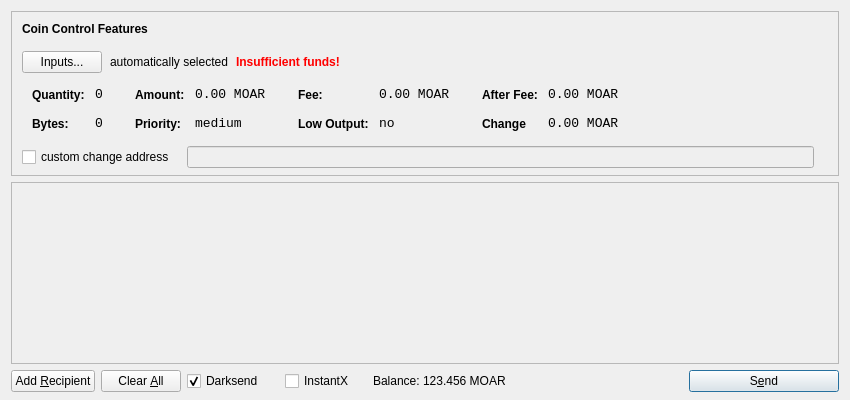
<?xml version="1.0" encoding="UTF-8"?>
<ui version="4.0">
 <class>SendCoinsDialog</class>
 <widget class="QDialog" name="SendCoinsDialog">
  <property name="geometry">
   <rect>
    <x>0</x>
    <y>0</y>
    <width>850</width>
    <height>400</height>
   </rect>
  </property>
  <property name="windowTitle">
   <string>Send Coins</string>
  </property>
  <layout class="QVBoxLayout" name="verticalLayout" stretch="0,1,0">
   <property name="bottomMargin">
    <number>8</number>
   </property>
   <item>
    <widget class="QFrame" name="frameCoinControl">
     <property name="sizePolicy">
      <sizepolicy hsizetype="Expanding" vsizetype="Expanding">
       <horstretch>0</horstretch>
       <verstretch>0</verstretch>
      </sizepolicy>
     </property>
     <property name="maximumSize">
      <size>
       <width>16777215</width>
       <height>16777215</height>
      </size>
     </property>
     <property name="frameShape">
      <enum>QFrame::StyledPanel</enum>
     </property>
     <property name="frameShadow">
      <enum>QFrame::Sunken</enum>
     </property>
     <layout class="QVBoxLayout" name="verticalLayoutCoinControl2">
      <property name="spacing">
       <number>-1</number>
      </property>
      <property name="leftMargin">
       <number>0</number>
      </property>
      <property name="topMargin">
       <number>0</number>
      </property>
      <property name="rightMargin">
       <number>0</number>
      </property>
      <property name="bottomMargin">
       <number>6</number>
      </property>
      <item>
       <layout class="QVBoxLayout" name="verticalLayoutCoinControl" stretch="0,0,0,0,1">
        <property name="spacing">
         <number>0</number>
        </property>
        <property name="leftMargin">
         <number>10</number>
        </property>
        <property name="topMargin">
         <number>10</number>
        </property>
        <item>
         <layout class="QHBoxLayout" name="horizontalLayoutCoinControl1">
          <property name="bottomMargin">
           <number>15</number>
          </property>
          <item>
           <widget class="QLabel" name="labelCoinControlFeatures">
            <property name="sizePolicy">
             <sizepolicy hsizetype="Preferred" vsizetype="Maximum">
              <horstretch>0</horstretch>
              <verstretch>0</verstretch>
             </sizepolicy>
            </property>
            <property name="font">
             <font>
              <weight>75</weight>
              <bold>true</bold>
             </font>
            </property>
            <property name="styleSheet">
             <string notr="true">font-weight:bold;</string>
            </property>
            <property name="text">
             <string>Coin Control Features</string>
            </property>
           </widget>
          </item>
         </layout>
        </item>
        <item>
         <layout class="QHBoxLayout" name="horizontalLayoutCoinControl2" stretch="0,0,0,0">
          <property name="spacing">
           <number>8</number>
          </property>
          <property name="bottomMargin">
           <number>10</number>
          </property>
          <item>
           <widget class="QPushButton" name="pushButtonCoinControl">
            <property name="styleSheet">
             <string notr="true"/>
            </property>
            <property name="text">
             <string>Inputs...</string>
            </property>
           </widget>
          </item>
          <item>
           <widget class="QLabel" name="labelCoinControlAutomaticallySelected">
            <property name="text">
             <string>automatically selected</string>
            </property>
            <property name="margin">
             <number>5</number>
            </property>
           </widget>
          </item>
          <item>
           <widget class="QLabel" name="labelCoinControlInsuffFunds">
            <property name="font">
             <font>
              <weight>75</weight>
              <bold>true</bold>
             </font>
            </property>
            <property name="styleSheet">
             <string notr="true">color:red;font-weight:bold;</string>
            </property>
            <property name="text">
             <string>Insufficient funds!</string>
            </property>
            <property name="margin">
             <number>5</number>
            </property>
           </widget>
          </item>
          <item>
           <spacer name="horizontalSpacerCoinControl">
            <property name="orientation">
             <enum>Qt::Horizontal</enum>
            </property>
            <property name="sizeHint" stdset="0">
             <size>
              <width>40</width>
              <height>1</height>
             </size>
            </property>
           </spacer>
          </item>
         </layout>
        </item>
        <item>
         <widget class="QWidget" name="widgetCoinControl" native="true">
          <property name="sizePolicy">
           <sizepolicy hsizetype="Preferred" vsizetype="Preferred">
            <horstretch>0</horstretch>
            <verstretch>0</verstretch>
           </sizepolicy>
          </property>
          <property name="minimumSize">
           <size>
            <width>0</width>
            <height>0</height>
           </size>
          </property>
          <property name="styleSheet">
           <string notr="true"/>
          </property>
          <layout class="QHBoxLayout" name="horizontalLayoutCoinControl5">
           <property name="margin">
            <number>0</number>
           </property>
           <item>
            <layout class="QHBoxLayout" name="horizontalLayoutCoinControl3" stretch="0,0,0,1">
             <property name="spacing">
              <number>20</number>
             </property>
             <property name="topMargin">
              <number>0</number>
             </property>
             <property name="bottomMargin">
              <number>10</number>
             </property>
             <item>
              <layout class="QFormLayout" name="formLayoutCoinControl1">
               <property name="horizontalSpacing">
                <number>10</number>
               </property>
               <property name="verticalSpacing">
                <number>14</number>
               </property>
               <property name="leftMargin">
                <number>10</number>
               </property>
               <property name="topMargin">
                <number>4</number>
               </property>
               <property name="rightMargin">
                <number>6</number>
               </property>
               <item row="0" column="0">
                <widget class="QLabel" name="labelCoinControlQuantityText">
                 <property name="styleSheet">
                  <string notr="true">font-weight:bold;</string>
                 </property>
                 <property name="text">
                  <string>Quantity:</string>
                 </property>
                 <property name="margin">
                  <number>0</number>
                 </property>
                </widget>
               </item>
               <item row="0" column="1">
                <widget class="QLabel" name="labelCoinControlQuantity">
                 <property name="font">
                  <font>
                   <family>Monospace</family>
                   <pointsize>10</pointsize>
                  </font>
                 </property>
                 <property name="cursor">
                  <cursorShape>IBeamCursor</cursorShape>
                 </property>
                 <property name="contextMenuPolicy">
                  <enum>Qt::ActionsContextMenu</enum>
                 </property>
                 <property name="text">
                  <string>0</string>
                 </property>
                 <property name="margin">
                  <number>0</number>
                 </property>
                 <property name="textInteractionFlags">
                  <set>Qt::LinksAccessibleByMouse|Qt::TextSelectableByKeyboard|Qt::TextSelectableByMouse</set>
                 </property>
                </widget>
               </item>
               <item row="1" column="0">
                <widget class="QLabel" name="labelCoinControlBytesText">
                 <property name="styleSheet">
                  <string notr="true">font-weight:bold;</string>
                 </property>
                 <property name="text">
                  <string>Bytes:</string>
                 </property>
                </widget>
               </item>
               <item row="1" column="1">
                <widget class="QLabel" name="labelCoinControlBytes">
                 <property name="font">
                  <font>
                   <family>Monospace</family>
                   <pointsize>10</pointsize>
                  </font>
                 </property>
                 <property name="cursor">
                  <cursorShape>IBeamCursor</cursorShape>
                 </property>
                 <property name="contextMenuPolicy">
                  <enum>Qt::ActionsContextMenu</enum>
                 </property>
                 <property name="text">
                  <string>0</string>
                 </property>
                 <property name="textInteractionFlags">
                  <set>Qt::LinksAccessibleByMouse|Qt::TextSelectableByKeyboard|Qt::TextSelectableByMouse</set>
                 </property>
                </widget>
               </item>
              </layout>
             </item>
             <item>
              <layout class="QFormLayout" name="formLayoutCoinControl2">
               <property name="horizontalSpacing">
                <number>10</number>
               </property>
               <property name="verticalSpacing">
                <number>14</number>
               </property>
               <property name="leftMargin">
                <number>6</number>
               </property>
               <property name="topMargin">
                <number>4</number>
               </property>
               <property name="rightMargin">
                <number>6</number>
               </property>
               <item row="0" column="0">
                <widget class="QLabel" name="labelCoinControlAmountText">
                 <property name="styleSheet">
                  <string notr="true">font-weight:bold;</string>
                 </property>
                 <property name="text">
                  <string>Amount:</string>
                 </property>
                 <property name="margin">
                  <number>0</number>
                 </property>
                </widget>
               </item>
               <item row="0" column="1">
                <widget class="QLabel" name="labelCoinControlAmount">
                 <property name="font">
                  <font>
                   <family>Monospace</family>
                   <pointsize>10</pointsize>
                  </font>
                 </property>
                 <property name="cursor">
                  <cursorShape>IBeamCursor</cursorShape>
                 </property>
                 <property name="contextMenuPolicy">
                  <enum>Qt::ActionsContextMenu</enum>
                 </property>
                 <property name="text">
                  <string>0.00 MOAR</string>
                 </property>
                 <property name="textInteractionFlags">
                  <set>Qt::LinksAccessibleByMouse|Qt::TextSelectableByKeyboard|Qt::TextSelectableByMouse</set>
                 </property>
                </widget>
               </item>
               <item row="1" column="0">
                <widget class="QLabel" name="labelCoinControlPriorityText">
                 <property name="styleSheet">
                  <string notr="true">font-weight:bold;</string>
                 </property>
                 <property name="text">
                  <string>Priority:</string>
                 </property>
                </widget>
               </item>
               <item row="1" column="1">
                <widget class="QLabel" name="labelCoinControlPriority">
                 <property name="font">
                  <font>
                   <family>Monospace</family>
                   <pointsize>10</pointsize>
                  </font>
                 </property>
                 <property name="cursor">
                  <cursorShape>IBeamCursor</cursorShape>
                 </property>
                 <property name="contextMenuPolicy">
                  <enum>Qt::ActionsContextMenu</enum>
                 </property>
                 <property name="text">
                  <string>medium</string>
                 </property>
                 <property name="textInteractionFlags">
                  <set>Qt::LinksAccessibleByMouse|Qt::TextSelectableByKeyboard|Qt::TextSelectableByMouse</set>
                 </property>
                </widget>
               </item>
              </layout>
             </item>
             <item>
              <layout class="QFormLayout" name="formLayoutCoinControl3">
               <property name="horizontalSpacing">
                <number>10</number>
               </property>
               <property name="verticalSpacing">
                <number>14</number>
               </property>
               <property name="leftMargin">
                <number>6</number>
               </property>
               <property name="topMargin">
                <number>4</number>
               </property>
               <property name="rightMargin">
                <number>6</number>
               </property>
               <item row="0" column="0">
                <widget class="QLabel" name="labelCoinControlFeeText">
                 <property name="styleSheet">
                  <string notr="true">font-weight:bold;</string>
                 </property>
                 <property name="text">
                  <string>Fee:</string>
                 </property>
                 <property name="margin">
                  <number>0</number>
                 </property>
                </widget>
               </item>
               <item row="0" column="1">
                <widget class="QLabel" name="labelCoinControlFee">
                 <property name="font">
                  <font>
                   <family>Monospace</family>
                   <pointsize>10</pointsize>
                  </font>
                 </property>
                 <property name="cursor">
                  <cursorShape>IBeamCursor</cursorShape>
                 </property>
                 <property name="contextMenuPolicy">
                  <enum>Qt::ActionsContextMenu</enum>
                 </property>
                 <property name="text">
                  <string>0.00 MOAR</string>
                 </property>
                 <property name="textInteractionFlags">
                  <set>Qt::LinksAccessibleByMouse|Qt::TextSelectableByKeyboard|Qt::TextSelectableByMouse</set>
                 </property>
                </widget>
               </item>
               <item row="1" column="0">
                <widget class="QLabel" name="labelCoinControlLowOutputText">
                 <property name="styleSheet">
                  <string notr="true">font-weight:bold;</string>
                 </property>
                 <property name="text">
                  <string>Low Output:</string>
                 </property>
                </widget>
               </item>
               <item row="1" column="1">
                <widget class="QLabel" name="labelCoinControlLowOutput">
                 <property name="font">
                  <font>
                   <family>Monospace</family>
                   <pointsize>10</pointsize>
                  </font>
                 </property>
                 <property name="cursor">
                  <cursorShape>IBeamCursor</cursorShape>
                 </property>
                 <property name="contextMenuPolicy">
                  <enum>Qt::ActionsContextMenu</enum>
                 </property>
                 <property name="text">
                  <string>no</string>
                 </property>
                 <property name="textInteractionFlags">
                  <set>Qt::LinksAccessibleByMouse|Qt::TextSelectableByKeyboard|Qt::TextSelectableByMouse</set>
                 </property>
                </widget>
               </item>
              </layout>
             </item>
             <item>
              <layout class="QFormLayout" name="formLayoutCoinControl4">
               <property name="horizontalSpacing">
                <number>10</number>
               </property>
               <property name="verticalSpacing">
                <number>14</number>
               </property>
               <property name="leftMargin">
                <number>6</number>
               </property>
               <property name="topMargin">
                <number>4</number>
               </property>
               <property name="rightMargin">
                <number>6</number>
               </property>
               <item row="0" column="0">
                <widget class="QLabel" name="labelCoinControlAfterFeeText">
                 <property name="styleSheet">
                  <string notr="true">font-weight:bold;</string>
                 </property>
                 <property name="text">
                  <string>After Fee:</string>
                 </property>
                 <property name="margin">
                  <number>0</number>
                 </property>
                </widget>
               </item>
               <item row="0" column="1">
                <widget class="QLabel" name="labelCoinControlAfterFee">
                 <property name="font">
                  <font>
                   <family>Monospace</family>
                   <pointsize>10</pointsize>
                  </font>
                 </property>
                 <property name="cursor">
                  <cursorShape>IBeamCursor</cursorShape>
                 </property>
                 <property name="contextMenuPolicy">
                  <enum>Qt::ActionsContextMenu</enum>
                 </property>
                 <property name="text">
                  <string>0.00 MOAR</string>
                 </property>
                 <property name="textInteractionFlags">
                  <set>Qt::LinksAccessibleByMouse|Qt::TextSelectableByKeyboard|Qt::TextSelectableByMouse</set>
                 </property>
                </widget>
               </item>
               <item row="1" column="0">
                <widget class="QLabel" name="labelCoinControlChangeText">
                 <property name="styleSheet">
                  <string notr="true">font-weight:bold;</string>
                 </property>
                 <property name="text">
                  <string>Change</string>
                 </property>
                </widget>
               </item>
               <item row="1" column="1">
                <widget class="QLabel" name="labelCoinControlChange">
                 <property name="font">
                  <font>
                   <family>Monospace</family>
                   <pointsize>10</pointsize>
                  </font>
                 </property>
                 <property name="cursor">
                  <cursorShape>IBeamCursor</cursorShape>
                 </property>
                 <property name="contextMenuPolicy">
                  <enum>Qt::ActionsContextMenu</enum>
                 </property>
                 <property name="text">
                  <string>0.00 MOAR</string>
                 </property>
                 <property name="textInteractionFlags">
                  <set>Qt::LinksAccessibleByMouse|Qt::TextSelectableByKeyboard|Qt::TextSelectableByMouse</set>
                 </property>
                </widget>
               </item>
              </layout>
             </item>
            </layout>
           </item>
          </layout>
         </widget>
        </item>
        <item>
         <layout class="QHBoxLayout" name="horizontalLayoutCoinControl4" stretch="0,0,0">
          <property name="spacing">
           <number>12</number>
          </property>
          <property name="sizeConstraint">
           <enum>QLayout::SetDefaultConstraint</enum>
          </property>
          <property name="topMargin">
           <number>5</number>
          </property>
          <property name="rightMargin">
           <number>5</number>
          </property>
          <item>
           <widget class="QCheckBox" name="checkBoxCoinControlChange">
            <property name="text">
             <string>custom change address</string>
            </property>
           </widget>
          </item>
          <item>
           <widget class="QLineEdit" name="lineEditCoinControlChange">
            <property name="enabled">
             <bool>false</bool>
            </property>
            <property name="sizePolicy">
             <sizepolicy hsizetype="Expanding" vsizetype="Fixed">
              <horstretch>0</horstretch>
              <verstretch>0</verstretch>
             </sizepolicy>
            </property>
           </widget>
          </item>
          <item>
           <widget class="QLabel" name="labelCoinControlChangeLabel">
            <property name="sizePolicy">
             <sizepolicy hsizetype="Preferred" vsizetype="Expanding">
              <horstretch>0</horstretch>
              <verstretch>0</verstretch>
             </sizepolicy>
            </property>
            <property name="minimumSize">
             <size>
              <width>0</width>
              <height>0</height>
             </size>
            </property>
            <property name="text">
             <string/>
            </property>
            <property name="margin">
             <number>3</number>
            </property>
           </widget>
          </item>
         </layout>
        </item>
        <item>
         <spacer name="verticalSpacerCoinControl">
          <property name="orientation">
           <enum>Qt::Vertical</enum>
          </property>
          <property name="sizeHint" stdset="0">
           <size>
            <width>800</width>
            <height>1</height>
           </size>
          </property>
         </spacer>
        </item>
       </layout>
      </item>
     </layout>
    </widget>
   </item>
   <item>
    <widget class="QScrollArea" name="scrollArea">
     <property name="widgetResizable">
      <bool>true</bool>
     </property>
     <widget class="QWidget" name="scrollAreaWidgetContents">
      <property name="geometry">
       <rect>
        <x>0</x>
        <y>0</y>
        <width>830</width>
        <height>165</height>
       </rect>
      </property>
      <layout class="QVBoxLayout" name="verticalLayout_2">
       <property name="margin">
        <number>0</number>
       </property>
       <item>
        <layout class="QVBoxLayout" name="entries">
         <property name="spacing">
          <number>6</number>
         </property>
        </layout>
       </item>
       <item>
        <spacer name="verticalSpacer">
         <property name="orientation">
          <enum>Qt::Vertical</enum>
         </property>
         <property name="sizeHint" stdset="0">
          <size>
           <width>20</width>
           <height>40</height>
          </size>
         </property>
        </spacer>
       </item>
      </layout>
     </widget>
    </widget>
   </item>
   <item>
    <layout class="QHBoxLayout" name="horizontalLayout">
     <item>
      <widget class="QPushButton" name="addButton">
       <property name="toolTip">
        <string>Send to multiple recipients at once</string>
       </property>
       <property name="text">
        <string>Add &amp;Recipient</string>
       </property>
       <property name="autoDefault">
        <bool>false</bool>
       </property>
      </widget>
     </item>
     <item>
      <widget class="QPushButton" name="clearButton">
       <property name="sizePolicy">
        <sizepolicy hsizetype="Minimum" vsizetype="Fixed">
         <horstretch>0</horstretch>
         <verstretch>0</verstretch>
        </sizepolicy>
       </property>
       <property name="toolTip">
        <string>Remove all transaction fields</string>
       </property>
       <property name="text">
        <string>Clear &amp;All</string>
       </property>
       <property name="autoRepeatDelay">
        <number>300</number>
       </property>
       <property name="autoDefault">
        <bool>false</bool>
       </property>
      </widget>
     </item>
     <item>
      <layout class="QHBoxLayout" name="horizontalLayout_2">
       <property name="spacing">
        <number>3</number>
       </property>
        <item>
        <widget class="QCheckBox" name="checkUseDarksend">
         <property name="minimumSize">
          <size>
           <width>95</width>
           <height>0</height>
          </size>
         </property>
         <property name="text">
          <string>Darksend</string>
         </property>
         <property name="checked">
          <bool>true</bool>
         </property>
        </widget>
       </item>
       <item>
        <widget class="QCheckBox" name="checkInstantX">
         <property name="enabled">
          <bool>true</bool>
         </property>
         <property name="minimumSize">
          <size>
           <width>85</width>
           <height>0</height>
          </size>
         </property>
         <property name="text">
          <string>InstantX</string>
         </property>
        </widget>
       </item>
       <item>
        <widget class="QLabel" name="label">
         <property name="sizePolicy">
          <sizepolicy hsizetype="Preferred" vsizetype="Fixed">
           <horstretch>0</horstretch>
           <verstretch>0</verstretch>
          </sizepolicy>
         </property>
         <property name="text">
          <string>Balance:</string>
         </property>
        </widget>
       </item>
       <item>
        <widget class="QLabel" name="labelBalance">
         <property name="sizePolicy">
          <sizepolicy hsizetype="Preferred" vsizetype="Fixed">
           <horstretch>0</horstretch>
           <verstretch>0</verstretch>
          </sizepolicy>
         </property>
         <property name="cursor">
          <cursorShape>IBeamCursor</cursorShape>
         </property>
         <property name="text">
          <string>123.456 MOAR</string>
         </property>
         <property name="textInteractionFlags">
          <set>Qt::LinksAccessibleByMouse|Qt::TextSelectableByKeyboard|Qt::TextSelectableByMouse</set>
         </property>
        </widget>
       </item>
      </layout>
     </item>
     <item>
      <spacer name="horizontalSpacer">
       <property name="orientation">
        <enum>Qt::Horizontal</enum>
       </property>
       <property name="sizeHint" stdset="0">
        <size>
         <width>40</width>
         <height>20</height>
        </size>
       </property>
      </spacer>
     </item>
     <item>
      <widget class="QPushButton" name="sendButton">
       <property name="minimumSize">
        <size>
         <width>150</width>
         <height>0</height>
        </size>
       </property>
       <property name="toolTip">
        <string>Confirm the send action</string>
       </property>
       <property name="text">
        <string>S&amp;end</string>
       </property>
       <property name="icon">
        <iconset resource="../bitcoin.qrc">
         <normaloff>:/icons/send</normaloff>:/icons/send</iconset>
       </property>
       <property name="default">
        <bool>true</bool>
       </property>
      </widget>
     </item>
    </layout>
   </item>
  </layout>
 </widget>
 <resources>
  <include location="../bitcoin.qrc"/>
 </resources>
 <connections/>
</ui>
